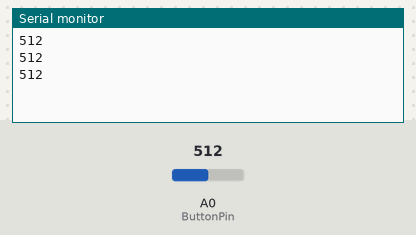
The sketch below on a simulated Arduino Uno, built with avr-gcc and run on an emulated ATmega328P. Shown: the last lines printed to the serial monitor. Inputs (shaded band) come from the test bench; at power-on: A0 (ButtonPin) = 512.

Above: at 1.3 s.
1.4 s: A0 (ButtonPin) set to 716
At 1.9 s:
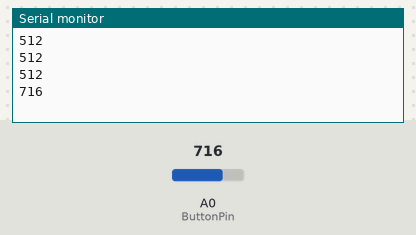
2.9 s: A0 (ButtonPin) set to 900
At 3.4 s:
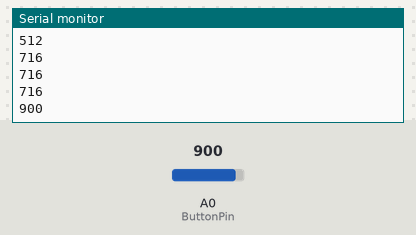
Timing chart, 0 to 5.9 s (numbered marks = the images above; inputs shaded):
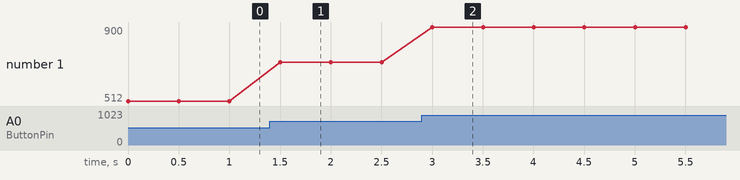

Measured:
- after the input at 1.4 s, the serial monitor: prints a new line after 0.10 s (image 1)
- after the input at 2.9 s, the serial monitor: prints a new line after 0.10 s (image 2)
- plotted number 1: 512 → 716 after the input at 1.4 s, 716 → 900 after the input at 2.9 s

The sketch:

romeo_button_test.ino
```cpp
// Romeo Button Test
// http://www.dfrobot.com/wiki/index.php/Romeo_V2-All_in_one_Controller_(R3)_(SKU:DFR0225)
// Romeo has 5 buttons all read on pin 0
// uses value to determine which button
// this will simply print value to help visualize

const int ButtonPin = 0;
int val = 0;

void setup()
{
  Serial.begin(9600);
}

void loop()
{
  val = analogRead(ButtonPin);
  Serial.println(val);
  delay(500);
}
```
